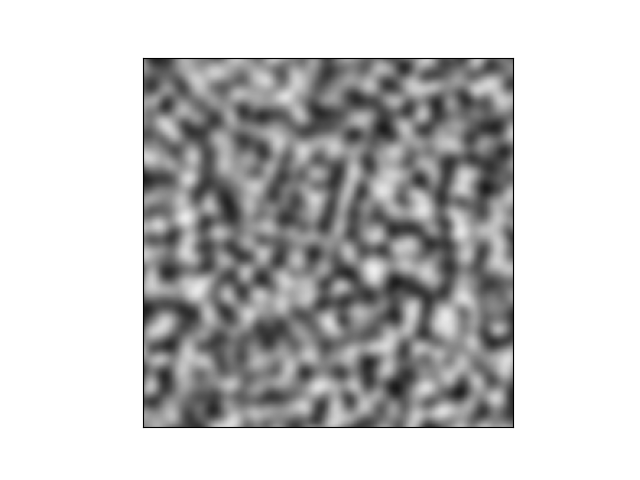

Source code (Python):
"""q14_4.py"""

from PIL import Image
import matplotlib.pyplot as plt
import numpy as np

img = np.asarray(Image.open("sample.png"))
print(img.shape)

fig, ax = plt.subplots()
ax.imshow(img)
ax.set_xticks([])
ax.set_yticks([])
# plt.show()
plt.savefig("q14_4.png")
